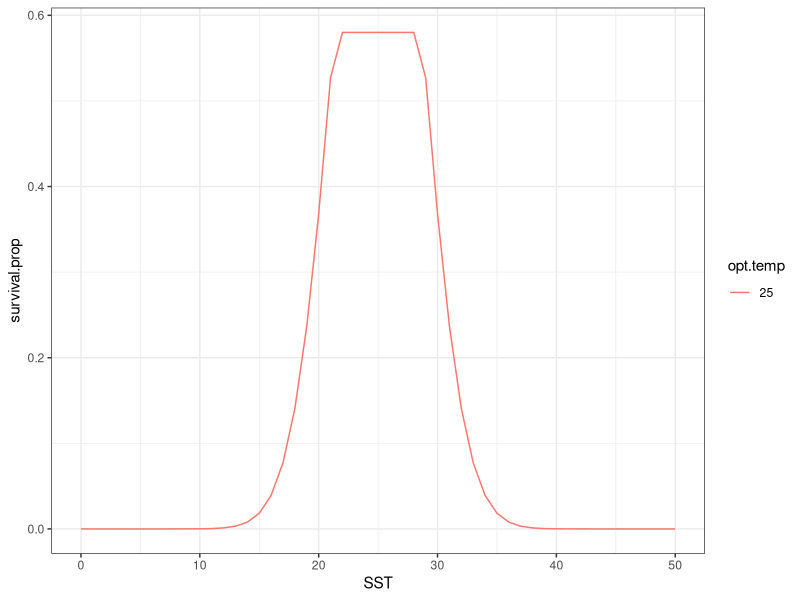

This figure's R source: (Note: this script raises an error after producing the figure.)
library(ggplot2)
library(tidyverse)


# Model Parameter set up --------------------------------------------------

SST = seq(0, 50) #sea surface temperatures to model

opt.temp = 25 # optimal temperature ranges

temp.range = 5 # thermal performance range, w


# Mortality Function ------------------------------------------------------

calc_mortality <- function(SST, opt.temp, temp.range) {
  nat.m = 1 - exp((-(SST - opt.temp)^2)/(temp.range^2)) # temperature based mortality function from Walsworth et al.
  return(1 - nat.m)
}


# Simulate Mortality Rates Function -----------------------------------------------

simulate_mortality <- function(SST, opt.temp, temp.range) {
  results = matrix(NaN, nrow = length(SST), ncol = 1) #empty matrix to hold results
  
  
  for (i in 1:length(SST)) {
    for (j in 1:length(opt.temp)) {
      
      mort = calc_mortality(SST[i], opt.temp, temp.range)
      results[i][j] = mort
    }
  }
  
  results_plot = as.data.frame(results) %>% 
    rename(survival = V1) %>%
    mutate(survival.prop = case_when(
      survival > .58 ~ .58,
      survival < .58 ~ survival))
  
  results_plot$SST = SST
  results_plot$opt.temp = opt.temp
  results_plot$range = temp.range
  
  return(results_plot)
}



# Simulate multiple optimal temperatures ----------------------------------

simulation_results = data.frame()

for (k in 1:length(opt.temp)) {
  sub_result = simulate_mortality(SST, opt.temp[k], temp.range)
  simulation_results = bind_rows(sub_result, simulation_results)
}

simulation_results = simulation_results %>% 
  mutate(opt.temp = as.factor(opt.temp))

ggplot(simulation_results, aes(SST, survival.prop, color = opt.temp)) +
  geom_line() +
  theme_bw()


# Simulate multiple range widths ------------------------------------------

opt.temp = 22 # optimal temperature ranges

temp.range = c(2,4,6,8,10) # thermal performance range, w

simulation_results = data.frame()

for (k in 1:length(temp.range)) {
  sub_result = simulate_mortaility(SST, opt.temp, temp.range[k])
  simulation_results = bind_rows(sub_result, simulation_results)
}

simulation_results = simulation_results %>% 
  mutate(range = as.factor(range))

ggplot(simulation_results, aes(SST, survival.prop, color = range)) +
  geom_path() +
  theme_bw() 

